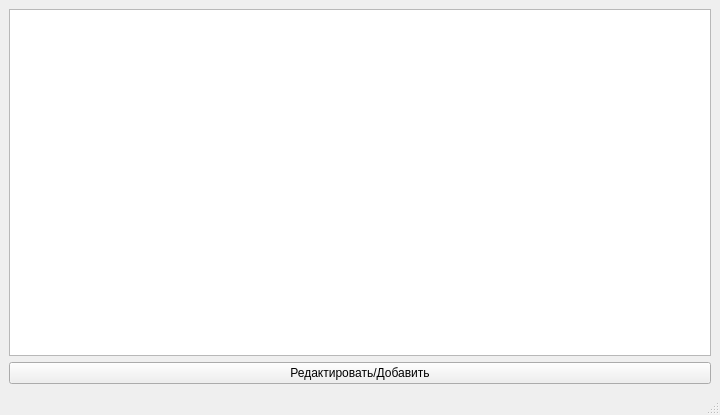
<?xml version="1.0" encoding="UTF-8"?>
<ui version="4.0">
 <class>MainWindow</class>
 <widget class="QMainWindow" name="MainWindow">
  <property name="geometry">
   <rect>
    <x>0</x>
    <y>0</y>
    <width>720</width>
    <height>415</height>
   </rect>
  </property>
  <property name="windowTitle">
   <string>MainWindow</string>
  </property>
  <widget class="QWidget" name="centralwidget">
   <layout class="QVBoxLayout" name="verticalLayout">
    <item>
     <widget class="QTableWidget" name="tableWidget"/>
    </item>
    <item>
     <widget class="QPushButton" name="pushButton">
      <property name="styleSheet">
       <string notr="true">font: 10pt &quot;MS Shell Dlg 2&quot;;</string>
      </property>
      <property name="text">
       <string>Редактировать/Добавить</string>
      </property>
     </widget>
    </item>
   </layout>
  </widget>
  <widget class="QMenuBar" name="menubar">
   <property name="geometry">
    <rect>
     <x>0</x>
     <y>0</y>
     <width>720</width>
     <height>21</height>
    </rect>
   </property>
  </widget>
  <widget class="QStatusBar" name="statusbar"/>
 </widget>
 <resources/>
 <connections/>
</ui>
